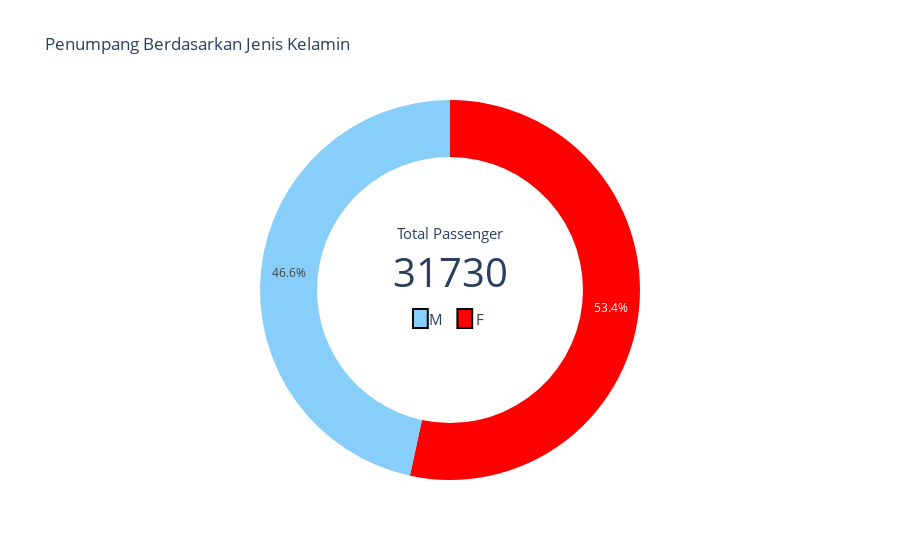

The cell this chart's notebook holds for it:
### Code cell
# Graphic Objects Plotly (Advanced)
# Create subplot with 1 row and 2 columns
# in matplotlib, this is similar with plt.subplots(1, 2)
fig = go.Figure()

# Create first pie plot about survival data in coords (1,1)
fig.add_trace(go.Pie(labels = genderCategory["payCardSex"], 
                     values = genderCategory["count"], 
                     name  = "Survive?",
                     marker= {'colors': ["Red","LightSkyBlue"]}),
              )
fig.update_traces(hole=0.7, hoverinfo="label+percent+name")

fig.update_layout(
    title_text="Penumpang Berdasarkan Jenis Kelamin",
    showlegend=False,
    annotations=[dict(text="Total Passenger", x=0.17+0.33, y=0.65, font_size=15, showarrow=False),
                 dict(text=str(genderCategory["count"].sum()), x=0.190+0.31, y=0.55, font_size=40, showarrow=False),
                 dict(text="M", x=0.481, y=0.425, font_size=15, showarrow=False),
                 dict(text="F", x=0.481+0.06, y=0.425, font_size=15, showarrow=False),
                ])

# 3. Add two additional boxes
## First Box (Blue Color)
fig.add_shape(type="rect",
    x0=0.1+0.35,
    y0=0.40, 
    x1=0.2+0.27, 
    y1=0.45,
    line=dict(
        color="Black",
        width=2,
    ),
    fillcolor="LightSkyBlue",
)

## Second Box (Red Color)
fig.add_shape(type="rect",
    x0=0.18+0.06+0.27, 
    y0=0.40, 
    x1=0.2+0.06+0.27, 
    y1=0.45,
    line=dict(
        color="Black",
        width=2,
    ),
    fillcolor="Red",
)

# Show the result
fig.show()

### Figure 1 — Plotly figure (JSON) as saved in the notebook; plotly's stock layout.template omitted (floating-point values rounded to 4 significant figures)
{"data": [{"hole": 0.7, "hoverinfo": "label+percent+name", "labels": ["F", "M"], "marker": {"colors": ["Red", "LightSkyBlue"]}, "name": "Survive?", "type": "pie", "values": [16939, 14791]}], "layout": {"annotations": [{"font": {"size": 15}, "showarrow": false, "text": "Total Passenger", "x": 0.5, "y": 0.65}, {"font": {"size": 40}, "showarrow": false, "text": "31730", "x": 0.5, "y": 0.55}, {"font": {"size": 15}, "showarrow": false, "text": "M", "x": 0.481, "y": 0.425}, {"font": {"size": 15}, "showarrow": false, "text": "F", "x": 0.541, "y": 0.425}], "shapes": [{"fillcolor": "LightSkyBlue", "line": {"color": "Black", "width": 2}, "type": "rect", "x0": 0.45, "x1": 0.47, "y0": 0.4, "y1": 0.45}, {"fillcolor": "Red", "line": {"color": "Black", "width": 2}, "type": "rect", "x0": 0.51, "x1": 0.53, "y0": 0.4, "y1": 0.45}], "showlegend": false, "title": {"text": "Penumpang Berdasarkan Jenis Kelamin"}}}
